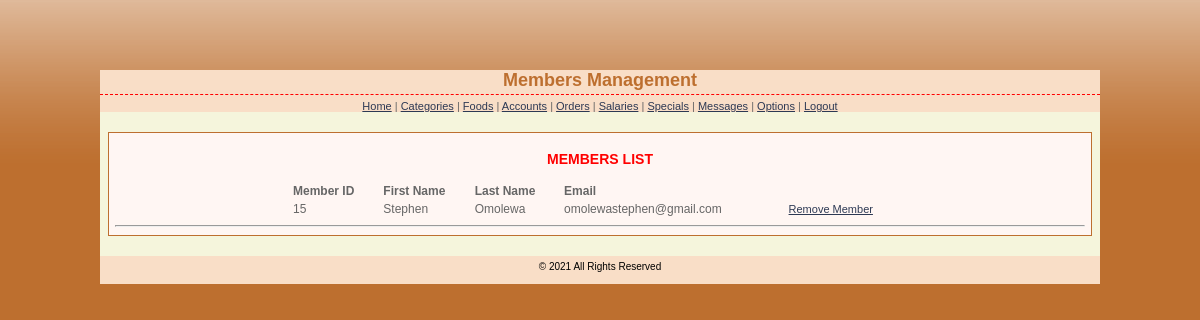
/admin/accounts.php (signed in), run on the app's committed database.
### tables this page shows
CREATE TABLE `members` (
  `member_id` int(11) UNSIGNED NOT NULL,
  `firstname` varchar(100) DEFAULT NULL,
  `lastname` varchar(100) DEFAULT NULL,
  `login` varchar(100) NOT NULL DEFAULT '',
  `passwd` varchar(32) NOT NULL DEFAULT '',
  `question_id` int(5) NOT NULL,
  `answer` varchar(45) NOT NULL
);

### admin/accounts.php (the view, shortened to what this page needs)
<?php
	$link = mysqli_connect(DB_HOST, DB_USER, DB_PASSWORD);
$result=mysqli_query($link,"SELECT * FROM members")
or die("There are no records to display ... \n" . mysqli_error());
?>
<!DOCTYPE html PUBLIC "-//W3C//DTD XHTML 1.0 Transitional//EN" "http://www.w3.org/TR/xhtml1/DTD/xhtml1-transitional.dtd">
<html xmlns="http://www.w3.org/1999/xhtml">
<head>
<link href="stylesheets/admin_styles.css" rel="stylesheet" type="text/css" />
</head>
<body>
<div id="page">
<div id="header">
<h1>Members Management </h1>
<a href="index.php">Home</a> | <a href="categories.php">Categories</a> | <a href="foods.php">Foods</a> | <a href="accounts.php">Accounts</a> | <a href="orders.php">Orders</a> | <a href="salaries.php">Salaries</a> | <a href="specials.php">Specials</a> | <a href="messages.php">Messages</a> | <a href="options.php">Options</a> | <a href="logout.php">Logout</a>
</div>
<div id="container">
<table border="0" width="620" align="center">
<CAPTION><h3>MEMBERS LIST</h3></CAPTION>
<tr>
<th>Member ID</th>
<th>First Name</th>
<th>Last Name</th>
<th>Email</th>
</tr>
<?php
while ($row=mysqli_fetch_array($result)){
echo "<tr>";
echo "<td>" . $row['member_id']."</td>";
echo "<td>" . $row['firstname']."</td>";
echo "<td>" . $row['lastname']."</td>";
echo "<td>" . $row['login']."</td>";
echo '<td><a href="delete-member.php?id=' . $row['member_id'] . '">Remove Member</a></td>';
echo "</tr>";
}
?>
</table>
<hr>
</div>
<?php include 'footer.php'; ?>
</div>
</body>
</html>

### admin/stylesheets/admin_styles.css (style rules this page uses)
body { font: 11px Verdana, Arial, Helvetica, sans-serif; color: #666666; margin: 0px; padding: 20px 10px 0px; background:#bd6f2f url(../base-bg.gif) repeat-x top; }
h1 { color: #bd6f2f; margin: 0px 0px 5px; padding: 0px 0px 3px; font: bold 18px Verdana, Arial, Helvetica, sans-serif; border-bottom: 1px dashed red; text-align:center; }
h3 { color:red; }
a { color: #2D3954; font-size: 11px; }
th { font-weight: bold; text-align: left; }
#page { width:1000px; margin:0 auto; margin-top:50px; padding-top:0px; background: beige; height:auto; }
#header { text-align:center; background:#f9dec7; }
#container { border:#bd6f2f solid 1px; padding:4px 6px 2px 6px; width:970px; margin:0 auto; background:#fff6f3; font-size:12px; text-align:justify; margin-top:20px; }

### data on the page
members: member_id "15", firstname "Stephen", lastname "Omolewa", login "omolewastephen@gmail.com"
